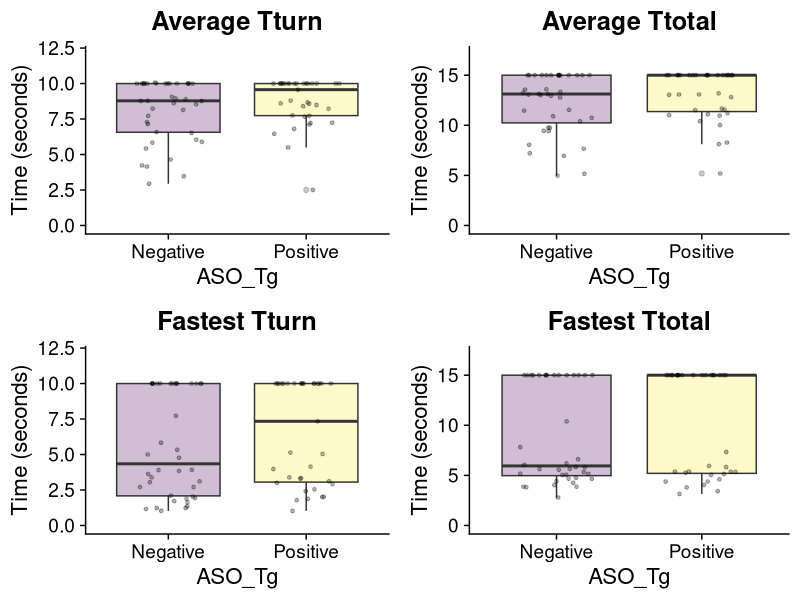
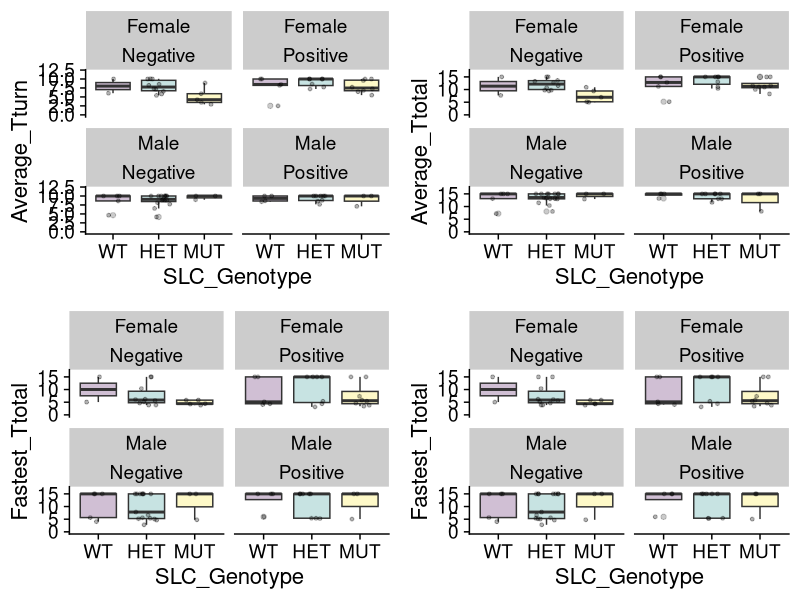
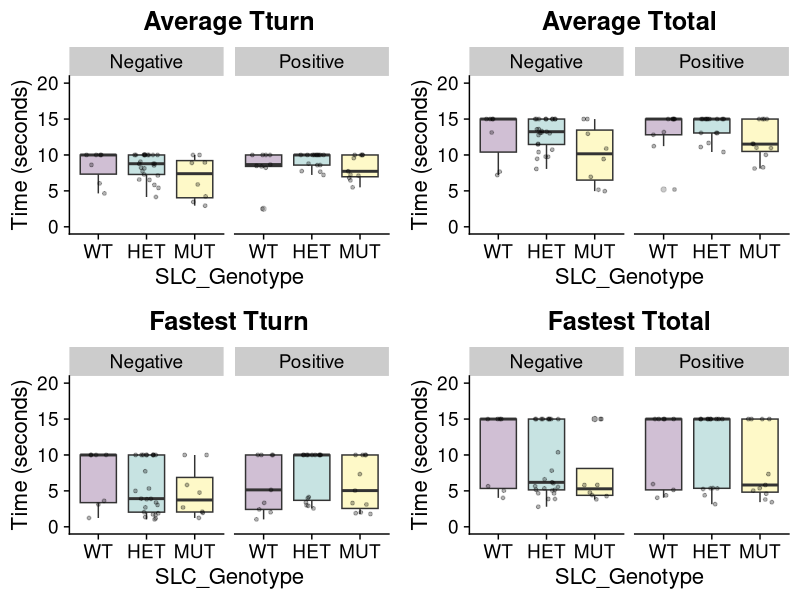

Write R code to recreate these figures, in order.
library(here)
library(ggplot2)
library(rlang)
library(rstatix)  
library(nlme)
library(cowplot)
library(ggbeeswarm)
library(ggpubr)
library(tidyr)
library(dplyr)
library(knitr)

setwd("../pdbehavior/")
data<-read.csv("ASO Pole Test - All_Cohorts_Assign_Maximum_Time.csv", header=TRUE)
data <- data %>%
  rowwise() %>%
  mutate(Average_Tturn = mean(c(Trial_1_Tturn, Trial_2_Tturn, Trial_3_Tturn, Trial_4_Tturn, Trial_5_Tturn), na.rm = TRUE)) %>%
  mutate(Fastest_Tturn = pmin(Trial_1_Tturn, Trial_2_Tturn, Trial_3_Tturn, Trial_4_Tturn, Trial_5_Tturn, na.rm = TRUE))

data <- data %>%
  rowwise() %>%
  mutate(Average_Ttotal = mean(c(Trial_1_Ttotal, Trial_2_Ttotal, Trial_3_Ttotal, Trial_4_Ttotal, Trial_5_Ttotal), na.rm = TRUE)) %>%
  mutate(Fastest_Ttotal = pmin(Trial_1_Ttotal, Trial_2_Ttotal, Trial_3_Ttotal, Trial_4_Ttotal, Trial_5_Ttotal, na.rm = TRUE))

data <- data %>%
  mutate(Best_Performance = case_when(
    any(Trial_1_Mode == "C" | Trial_2_Mode == "C" | Trial_3_Mode == "C" | Trial_4_Mode == "C" | Trial_5_Mode == "C") ~ "C",
    any(Trial_1_Mode == "S" | Trial_2_Mode == "S" | Trial_3_Mode == "S" | Trial_4_Mode == "S" | Trial_5_Mode == "S") ~ "S",
    TRUE ~ "S"
  ))

# Compare the distribution between Positive and Negative mice
summary_table <- data %>%
  group_by(ASO_Tg, Best_Performance) %>%
  count()

category_counts <- summary_table %>%
  pivot_wider(names_from = Best_Performance, values_from = n, values_fill = 0)

result <- fisher.test(category_counts[, c("C", "S")])

# Compare the SLC distribution in Positive Mice 
summary_table <- data %>%
  filter(ASO_Tg=="Positive") %>%
  group_by(Best_Performance, SLC_Genotype) %>%
  count()

category_counts <- summary_table %>%
  pivot_wider(names_from = Best_Performance, values_from = n, values_fill = 0)

result <- fisher.test(category_counts[, c("C", "S")])

# Compare the SLC distribution in Positive Mice 
summary_table <- data %>%
  filter(ASO_Tg=="Negative") %>%
  group_by(Best_Performance, SLC_Genotype) %>%
  count()

category_counts <- summary_table %>%
  pivot_wider(names_from = Best_Performance, values_from = n, values_fill = 0)

result <- fisher.test(category_counts[, c("C", "S")])
print(result)

## Plot Tturn and Ttotal --
generate_boxplots <- function(input_data, X, Y, min,max){
  data<-as.data.frame(input_data)
  #Ensure correct ordering of levels 
  data$SLC_Genotype <- factor(data$SLC_Genotype, levels = c("WT", "HET", "MUT"))
  
  ggplot(data=data,aes(x={{X}},y={{Y}}, fill={{X}})) + 
    #geom_violin(alpha=0.25,position=position_dodge(width=.75),size=1,color="black",draw_quantiles=c(0.5))+
    #geom_violin(trim = FALSE, width = 0.4, alpha = 0.7) +
    geom_boxplot(alpha=0.25)+ 
    #geom_quasirandom(alpha=0.1)+
    scale_fill_viridis_d()+
    geom_point(size=1,position=position_jitter(width=0.25),alpha=0.3)+
    theme_cowplot(16) +
    ylim(min,max)+
    theme(legend.position = "none") 
}

## Compare Tg Negative to Tg Positive -- 
posvneg_avg_tturn <- generate_boxplots(data, ASO_Tg,  Average_Tturn,0,12) +
  ylab("Time (seconds)")+
  ggtitle("Average Tturn")+
  theme(plot.title = element_text(hjust = 0.5)) 
posvneg_avg_ttotal <- generate_boxplots(data, ASO_Tg, Average_Ttotal,0,17)+
  ylab("Time (seconds)")+
  ggtitle("Average Ttotal")+
  theme(plot.title = element_text(hjust = 0.5)) 
posvneg_fast_tturn <- generate_boxplots(data, ASO_Tg, Fastest_Tturn,0,12) + 
  ylab("Time (seconds)")+
  ggtitle("Fastest Tturn")+
  theme(plot.title = element_text(hjust = 0.5)) 
posvneg_fast_ttotal <- generate_boxplots(data, ASO_Tg, Fastest_Ttotal,0,17) +
  ylab("Time (seconds)")+
  ggtitle("Fastest Ttotal")+
  theme(plot.title = element_text(hjust = 0.5)) 

plot_grid(posvneg_avg_tturn, posvneg_avg_ttotal,
          posvneg_fast_tturn, posvneg_fast_ttotal)

## Compare SLC Genotypes within ASO_Tg --

posvneg_slc_sex_avg_turn <- generate_boxplots(data, SLC_Genotype, Average_Tturn,0,12) + facet_wrap(Sex~ASO_Tg) 
posvneg_slc_avg_turn <- generate_boxplots(data, SLC_Genotype, Average_Tturn,0,20) + facet_wrap(~ASO_Tg) +
  ylab("Time (seconds)")+
  ggtitle("Average Tturn")+
  theme(plot.title = element_text(hjust = 0.5)) 

posvneg_slc_sex_avg_total <- generate_boxplots(data, SLC_Genotype, Average_Ttotal,0,17) + facet_wrap(Sex~ASO_Tg) 
posvneg_slc_avg_total <- generate_boxplots(data, SLC_Genotype, Average_Ttotal,0,20) + facet_wrap(~ASO_Tg) +
  ylab("Time (seconds)")+
  ggtitle("Average Ttotal")+
  theme(plot.title = element_text(hjust = 0.5)) 

posvneg_slc_sex_fast_turn <- generate_boxplots(data, SLC_Genotype, Fastest_Tturn,0,12) + facet_wrap(Sex~ASO_Tg)
posvneg_slc_fast_turn <- generate_boxplots(data, SLC_Genotype, Fastest_Tturn,0,20) + facet_wrap(~ASO_Tg) +
  ylab("Time (seconds)")+
  ggtitle("Fastest Tturn")+
  theme(plot.title = element_text(hjust = 0.5)) 

posvneg_slc_sex_fast_total <- generate_boxplots(data, SLC_Genotype, Fastest_Ttotal,0,17) + facet_wrap(Sex~ASO_Tg)
posvneg_slc_fast_total <- generate_boxplots(data, SLC_Genotype, Fastest_Ttotal,0,20) + facet_wrap(~ASO_Tg) +
  ylab("Time (seconds)")+
  ggtitle("Fastest Ttotal")+
  theme(plot.title = element_text(hjust = 0.5))

plot_grid(posvneg_slc_sex_avg_turn, posvneg_slc_sex_avg_total, posvneg_slc_sex_fast_total, posvneg_slc_sex_fast_total)
plot_grid(posvneg_slc_avg_turn, posvneg_slc_avg_total, posvneg_slc_fast_turn, posvneg_slc_fast_total)

## Statistics --
# Linear models and mixed effects linear models -

data_long<- data %>%
  pivot_longer(cols = c(Trial_1_Tturn, Trial_2_Tturn, Trial_3_Tturn, Trial_4_Tturn, Trial_5_Tturn), names_to = "Tturn", values_to = "Tturn_Time") %>%
  pivot_longer(cols = c(Trial_1_Ttotal, Trial_2_Ttotal, Trial_3_Ttotal, Trial_4_Ttotal, Trial_5_Ttotal), names_to = "Ttotal", values_to = "Ttotal_Time") 
data_long$SLC_Genotype <- factor(data_long$SLC_Genotype,levels=c("WT","HET","MUT"))

data_long_neg <- data_long %>% filter(ASO_Tg=="Negative")
data_long_pos <- data_long %>% filter(ASO_Tg=="Positive")

cs_variables <- c("Average_Tturn", "Average_Ttotal",
               "Fastest_Tturn", "Fastest_Ttotal")
long_variables <- c("Tturn_Time", "Ttotal_Time")

# Create a markdown file
output_file <- "Pole_Test_output.md"
knitr::knit_meta(output_file)

# Loop over the variables and perform analyses
for (variable in cs_variables) {
   
  # Fit linear model on full data
  formula_lm_full <- reformulate(c("Sex", "SLC_Genotype", "Weight", "ASO_Tg"), response = variable)
  output <- lm(formula_lm_full, data = data_long)
  cat("##", variable, "\n\n", file = output_file, append = TRUE)
  cat(kable(summary(output)$coefficients), "\n\n", file = output_file, append = TRUE)
  
  # Fit linear model on positive ASO_Tg data
  formula_lm_pos <- reformulate(c("Sex", "SLC_Genotype", "Weight"), response = variable)
  output <- lm(formula_lm_pos, data = data_long_pos)
  cat("##", variable, " (Positive ASO_Tg)\n\n", file = output_file, append = TRUE)
  cat(kable(summary(output)$coefficients), "\n\n", file = output_file, append = TRUE)
  
  # Fit linear model on negative ASO_Tg data
  formula_lm_neg <- reformulate(c("Sex", "SLC_Genotype", "Weight"), response = variable)
  output <- lm(formula_lm_neg, data = data_long_neg)
  cat("##", variable, " (Negative ASO_Tg)\n\n", file = output_file, append = TRUE)
  cat(kable(summary(output)$coefficients), "\n\n", file = output_file, append = TRUE)
  
}

# Perform repeated measures PERMANOVA
library(vegan)
permanova_result <- adonis(Average_Tturn ~ ASO_Tg + Weight + Sex + SLC_Genotype, data = data, permutations = 10000)
permanova_result$aov.tab
permanova_result <- adonis(Average_Ttotal ~ ASO_Tg + Weight + Sex + SLC_Genotype, data = data, permutations = 10000)
permanova_result$aov.tab
permanova_result <- adonis(Fastest_Tturn ~ ASO_Tg + Weight + Sex + SLC_Genotype, data = data, permutations = 10000)
permanova_result$aov.tab
permanova_result <- adonis(Fastest_Ttotal ~ ASO_Tg + Weight + Sex + SLC_Genotype, data = data, permutations = 10000)
permanova_result$aov.tab

permanova_result <- adonis(Fastest_Tturn ~ Weight + Sex + SLC_Genotype, data = subset(data,ASO_Tg=="Positive"), permutations = 10000)
permanova_result$aov.tab
permanova_result <- adonis(Fastest_Ttotal ~ Weight + Sex + SLC_Genotype, data = subset(data,ASO_Tg=="Positive"), permutations = 10000)
permanova_result$aov.tab
permanova_result <- adonis(Average_Tturn ~ Weight + Sex + SLC_Genotype, data = subset(data,ASO_Tg=="Positive"), permutations = 10000)
permanova_result$aov.tab
permanova_result <- adonis(Average_Ttotal ~ Weight + Sex + SLC_Genotype, data = subset(data,ASO_Tg=="Positive"), permutations = 10000)
permanova_result$aov.tab


permanova_result <- adonis(Fastest_Tturn ~ Weight + Sex + SLC_Genotype, data = subset(data,ASO_Tg=="Negative"), permutations = 10000)
permanova_result$aov.tab
permanova_result <- adonis(Fastest_Ttotal ~ Weight + Sex + SLC_Genotype, data = subset(data,ASO_Tg=="Negative"), permutations = 10000)
permanova_result$aov.tab
permanova_result <- adonis(Average_Tturn ~ Weight + Sex + SLC_Genotype, data = subset(data,ASO_Tg=="Negative"), permutations = 10000)
permanova_result$aov.tab
permanova_result <- adonis(Average_Ttotal ~ Weight + Sex + SLC_Genotype, data = subset(data,ASO_Tg=="Negative"), permutations = 10000)
permanova_result$aov.tab

# K-W test
kruskal.test(Average_Tturn ~ ASO_Tg, data)
kruskal.test(Average_Ttotal ~ ASO_Tg, data)
kruskal.test(Fastest_Tturn ~ ASO_Tg, data)
kruskal.test(Fastest_Ttotal ~ ASO_Tg, data)

kruskal.test(Average_Tturn ~ SLC_Genotype, data=subset(data, ASO_Tg=="Positive"))
kruskal.test(Average_Ttotal ~ SLC_Genotype, data=subset(data, ASO_Tg=="Positive"))
kruskal.test(Fastest_Tturn ~ SLC_Genotype, data=subset(data, ASO_Tg=="Positive"))
kruskal.test(Fastest_Ttotal ~ SLC_Genotype, data=subset(data, ASO_Tg=="Positive"))

kruskal.test(Average_Tturn ~ SLC_Genotype, data=subset(data, ASO_Tg=="Negative"))
kruskal.test(Average_Ttotal ~ SLC_Genotype, data=subset(data, ASO_Tg=="Negative"))
kruskal.test(Fastest_Tturn ~ SLC_Genotype, data=subset(data, ASO_Tg=="Negative"))
kruskal.test(Fastest_Ttotal ~ SLC_Genotype, data=subset(data, ASO_Tg=="Negative"))


